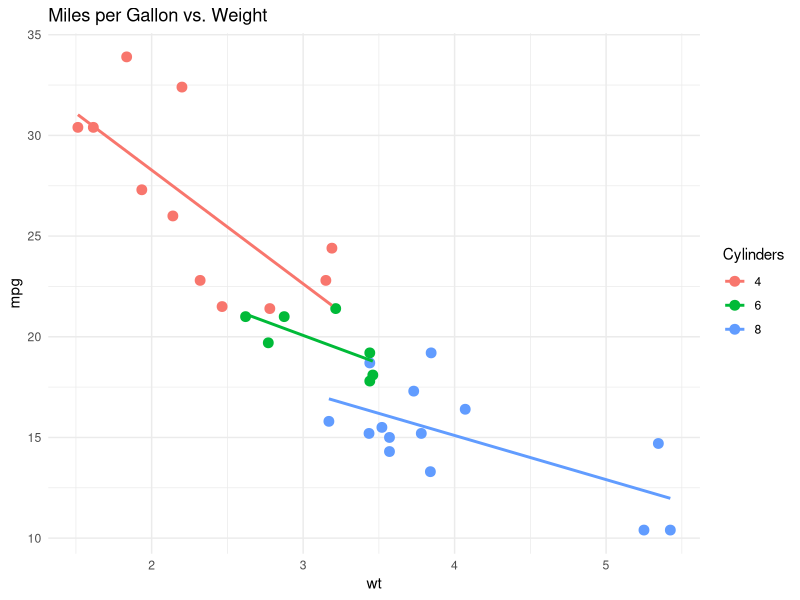

The R script that drew this image:
## ---- chunk 1
#| output-location: column-fragment
library(ggplot2)

ggplot(mtcars, aes(x = wt, y = mpg, color = factor(cyl))) +
  geom_point(size = 3) +
  geom_smooth(method = "lm", se = FALSE) +
  theme_minimal() +
  labs(
    title = "Miles per Gallon vs. Weight",
    color = "Cylinders"
  )
